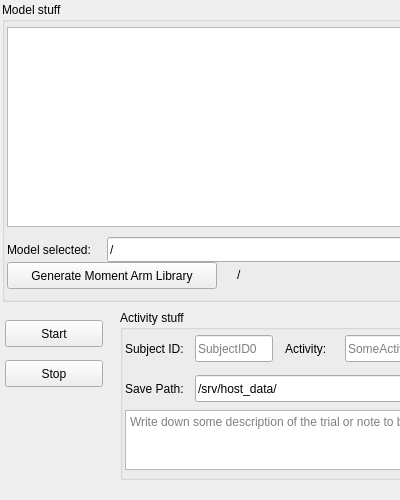
<?xml version="1.0" encoding="UTF-8"?>
<ui version="4.0">
	<class>Form</class>
	<widget class="QWidget" name="Form">
		<property name="geometry">
			<rect>
				<x>0</x>
				<y>0</y>
				<width>400</width>
				<height>500</height>
			</rect>
		</property>
		<property name="windowTitle">
			<string>Acquisition</string>
		</property>
		<widget class="QGroupBox" name="model_group">
			<property name="title">
				<string>Model stuff</string>
			</property>
			<property name="geometry">
				<rect>
					<x>2</x>
					<y>2</y>
					<width>810</width>
					<height>300</height>
				</rect>
			</property>

			<widget class="QTreeView" name="model_selector">
				<property name="geometry">
					<rect>
						<x>5</x>
						<y>25</y>
						<width>698</width>
						<height>200</height>
					</rect>
				</property>
			</widget>
			<widget class="QLabel" name="model_selected">
				<property name="geometry">
					<rect>
						<x>5</x>
						<y>235</y>
						<width>298</width>
						<height>25</height>
					</rect>
				</property>
				<property name="text">
					<string>Model selected:</string>
				</property>
			</widget>
			<widget class="QLineEdit" name="model_selected_name">
				<property name="geometry">
					<rect>
						<x>105</x>
						<y>235</y>
						<width>498</width>
						<height>25</height>
					</rect>
				</property>
				<property name="text">
					<string>/</string>
				</property>
			</widget>
			<widget class="QPushButton" name="generate_lib_moment_arm_button">
				<property name="geometry">
					<rect>
						<x>5</x>
						<y>260</y>
						<width>210</width>
						<height>27</height>
					</rect>
				</property>
				<property name="text">
					<string>Generate Moment Arm Library</string>
				</property>
			</widget>
			<widget class="QLabel" name="lib_moment_arm_text">
				<property name="geometry">
					<rect>
						<x>235</x>
						<y>260</y>
						<width>500</width>
						<height>25</height>
					</rect>
				</property>
				<property name="text">
					<string>/</string>
				</property>
			</widget>
		</widget>
		<widget class="QPushButton" name="start_button">
			<property name="geometry">
				<rect>
					<x>5</x>
					<y>320</y>
					<width>98</width>
					<height>27</height>
				</rect>
			</property>
			<property name="text">
				<string>Start</string>
			</property>
		</widget>
		<widget class="QPushButton" name="stop_button">
			<property name="geometry">
				<rect>
					<x>5</x>
					<y>360</y>
					<width>98</width>
					<height>27</height>
				</rect>
			</property>
			<property name="text">
				<string>Stop</string>
			</property>
		</widget>

		<widget class="QGroupBox" name="activity_group">
			<property name="title">
				<string>Activity stuff</string>
			</property>
			<property name="geometry">
				<rect>
					<x>120</x>
					<y>310</y>
					<width>600</width>
					<height>170</height>
				</rect>
			</property>

			<widget class="QLabel" name="subject_id_label">
				<property name="geometry">
					<rect>
						<x>5</x>
						<y>25</y>
						<width>68</width>
						<height>27</height>
					</rect>
				</property>
				<property name="text">
					<string>Subject ID:</string>
				</property>
			</widget>
			<widget class="QLabel" name="activity_label">
				<property name="geometry">
					<rect>
						<x>165</x>
						<y>25</y>
						<width>48</width>
						<height>27</height>
					</rect>
				</property>
				<property name="text">
					<string>Activity:</string>
				</property>
			</widget>
			<widget class="QLabel" name="session_label">
				<property name="geometry">
					<rect>
						<x>335</x>
						<y>25</y>
						<width>48</width>
						<height>27</height>
					</rect>
				</property>
				<property name="text">
					<string>Session:</string>
				</property>
			</widget>
			<widget class="QLineEdit" name="subject_id_name">
				<property name="geometry">
					<rect>
						<x>75</x>
						<y>25</y>
						<width>78</width>
						<height>27</height>
					</rect>
				</property>
				<property name="placeholderText">
					<string>SubjectID0</string>
				</property>
			</widget>
			<widget class="QLineEdit" name="activity_name">
				<property name="geometry">
					<rect>
						<x>225</x>
						<y>25</y>
						<width>98</width>
						<height>27</height>
					</rect>
				</property>
				<property name="placeholderText">
					<string>SomeActivity</string>
				</property>
			</widget>
			<widget class="QLineEdit" name="session_name">
				<property name="geometry">
					<rect>
						<x>385</x>
						<y>25</y>
						<width>98</width>
						<height>27</height>
					</rect>
				</property>
				<property name="placeholderText">
					<string>SomeSession</string>
				</property>
			</widget>
			<widget class="QLabel" name="resolved_path_label">
				<property name="geometry">
					<rect>
						<x>5</x>
						<y>65</y>
						<width>68</width>
						<height>27</height>
					</rect>
				</property>
				<property name="text">
					<string>Save Path:</string>
				</property>
			</widget>

			<widget class="QLineEdit" name="resolved_path_name">
				<property name="geometry">
					<rect>
						<x>75</x>
						<y>65</y>
						<width>458</width>
						<height>27</height>
					</rect>
				</property>
				<property name="readOnly">
					<bool>false</bool>
				</property>
				<property name="text">
					<string>/srv/host_data/</string>
				</property>
			</widget>


			<widget class="QTextEdit" name="description">
				<property name="geometry">
					<rect>
						<x>5</x>
						<y>100</y>
						<width>492</width>
						<height>60</height>
					</rect>
				</property>
				<property name="documentTitle">
					<string>Description</string>
				</property>
				<property name="placeholderText">
					<string>Write down some description of the trial or note to be saved as metadata.</string>
				</property>
			</widget>
		</widget>
	</widget>
	<resources/>
	<connections/>
</ui>
